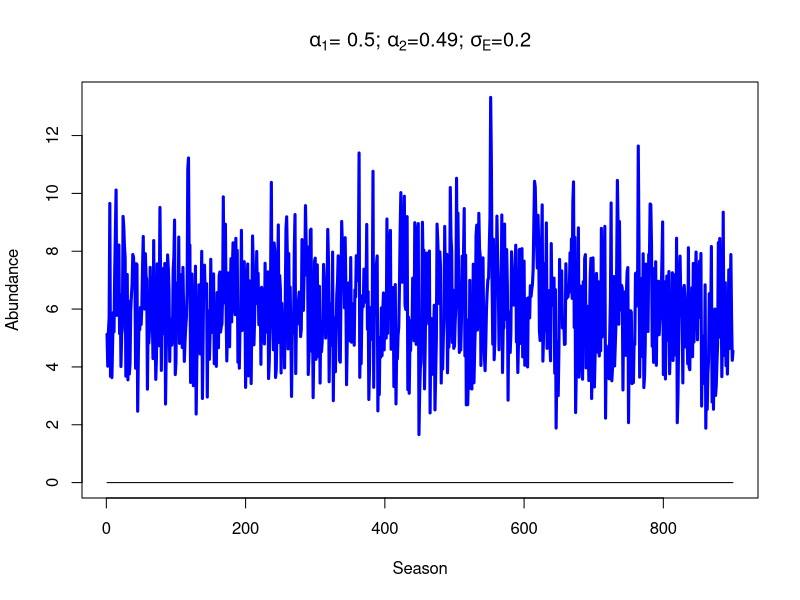

This figure's R source:
##  Semi-discrete storage effect model of two species 
##  coexisting on one essential resource.                

##  Authors:  Andrew Tredennick, Peter Adler, and Fred Adler
##  Email:    atredenn@gmail.com
##  Date:     4.24.2015 -- Copied over from relative_nonlinearity.R and 
##                         variable germination included for storage effect.
##            5.21.2016 -- Updated model to have most dynamics occur at the
##                         end of season, discrete time intervals


############################  MODEL DESCRIPTION  ##############################
# Species "split" themselves between a dormant, low-mortaility stage (D) and  #
# a higher mortality, high growth stage (N).                                  #
# The single resource is R.                                                   #
# There are two sources of variability: an environmental cue that drives the  #
# storage effect, and resource variability.                                   #
###############################################################################

# Clear the Workspace
rm(list=ls())


####
#### Initial Conditions, Global Variables, and Parameters ----------------------
####
seasons <- 1000                  # number of seasons to simulate
seasons_to_exclude <- 200        # initial seasons to exclude from plots
days_to_track <- 20              # number of days to simulate in odSolve
DNR <- c(D=c(0,1),N=c(0,1),R=10) # initial conditions
Rmu <- 3                         # mean resource pulse (on log scale)
Rsd_annual <- 0                  # std dev of resource pulses (on log scale)
sigE <- 2                        # environmental cue variance
rho <- 0                         # environmental cue correlation between species

# Within-season parameters
parms <- list(
  r = c(5,5),                    # max growth rate for each species
  a = c(5,5),                    # rate parameter for Hill function 
  b = c(20,20),                  # shape parameter for Hill function
  eps = c(0.2,0.2)               # resource-to-biomass efficiency
)

# End-of-season transition parameters
alpha1 <- 0.50                   # live-to-dormant biomass fraction; spp1
alpha2 <- 0.5                   # live-to-dormant biomass fraction; spp2
beta1 <- 0                       # adult survivorship; spp1 (0 if annual, >0 if perennial)
beta2 <- 0                       # adult survivorship; spp2 (0 if annual, >0 if perennial)
eta1 <- 0.1                      # dormant mortality; spp1
eta2 <- 0.1                      # dormant mortality; spp2
theta1 <- 0                      # resource recycling fraction; spp1
theta2 <- 0                      # resource recycling fraction; spp2
nu <- 0                          # resource carry-over fraction

####
#### Load relevant libraries ----------------------------------------
####
library('deSolve')
library('mvtnorm')



####
#### Model functions -------------------------------------------------
####
## Continuous model
updateNR <- function(t, NR, parms){
  with(as.list(c(NR, parms)), {
    dN1dt = N1*eps[1]*(uptake_R(r[1], R, a[1], b[1]))
    dN2dt = N2*eps[2]*(uptake_R(r[2], R, a[2], b[2]))
    dRdt = -1 * (dN1dt/eps[1] + dN2dt/eps[2])
    list(c(dN1dt, dN2dt, dRdt)) #output
  })
}

##  Resource uptake function (Hill function)
uptake_R <- function(r, R, a, b){
  return((r*R^a) / (b^a + R^a))
}

## Discrete model
update_DNR <- function(t,DNR,gammas,alpha1,alpha2,eta1,eta2,beta1,beta2,theta1,theta2,nu){
  with (as.list(DNR),{
    g1 <- gammas[1]
    g2 <- gammas[2]
    D1 <- alpha1*N1 + D1*(1-g1)*(1-eta1)
    D2 <- alpha2*N2 + D2*(1-g2)*(1-eta2)
    N1 <- beta1*(1-alpha1)*N1 + g1*(D1+(alpha1*N1))*(1-eta1)
    N2 <- beta2*(1-alpha2)*N2 + g2*(D2+(alpha2*N2))*(1-eta2)
    R <- theta1*(1-alpha1)*N1 + theta2*(1-alpha2)*N2 + nu*R + Rvector[t]
    return(c(D1, D2, N1, N2, R))
  })
}


####
#### Simulate model -----------------------------------------------------
####
days <- c(1:days_to_track)

# Get "germination" fractions for each year
getG <- function(sigE, rho, nTime){
  varcov <- matrix(c(sigE, rho*sigE, rho*sigE, sigE), 2, 2)
  e <- rmvnorm(n = nTime, mean = c(0,0), sigma = varcov)
  g <- exp(e) / (1+exp(e))
  return(g)
}

# Loop over seasons
nmsDNR <- names(DNR)
NR <- DNR[c("N1", "N2", "R")] 
nmsNR <- names(NR)
gVec <- getG(sigE = sigE, rho = rho, nTime = seasons)
Rvector <- rlnorm(seasons, Rmu, Rsd_annual)
saved_outs <- matrix(ncol=5, nrow=seasons)
ptm <- proc.time() # start time
for(season_now in 1:seasons){
  output <- ode(y = NR, times=days,
                func = updateNR, parms = parms)
  NR <- output[nrow(output),nmsNR]
  DNR <- c(DNR[c("D1","D2")], NR)
  saved_outs[season_now,] <- DNR
  names(DNR) <- nmsDNR
  DNR <- update_DNR(season_now, DNR, gVec[season_now,],
                    alpha1=alpha1,alpha2=alpha2,
                    eta1=eta1,eta2=eta2,
                    beta1=beta1,beta2=beta2,
                    theta1=theta1,theta2=theta2,nu=nu)
  names(DNR) <- nmsDNR
  NR <- DNR[c("N1", "N2", "R")] 
  names(NR) <- nmsNR
}
proc.time() - ptm

matplot(saved_outs[101:seasons,c(1:2)], type="l", 
        xlab="Season", ylab="Abundance",
        main=expression(paste(alpha[1],"= 0.5; ", alpha[2],"=0.49; ", sigma[E],"=0.2")))
lines(rowSums(saved_outs[101:seasons,c(1:2)]), type="l", col="blue", lwd=3)

sd(rowSums(saved_outs[101:seasons,c(3:4)]))/mean(rowSums(saved_outs[101:seasons,c(3:4)]))
